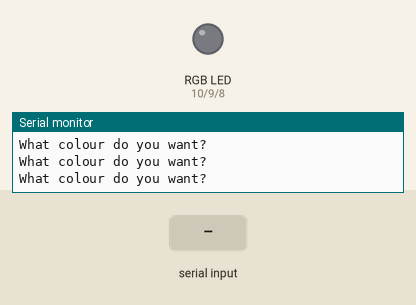
Simulated run of this sketch. Board: Arduino Uno, built with avr-gcc and run on an emulated ATmega328P. Parts: an RGB LED mixed from three pins (HIGH = lit), the last lines printed to the serial monitor. The inputs (shaded band) are chosen by the test bench.

Above: at 1.2 s.
1.3 s: "blue" received over Serial
At 2.8 s:
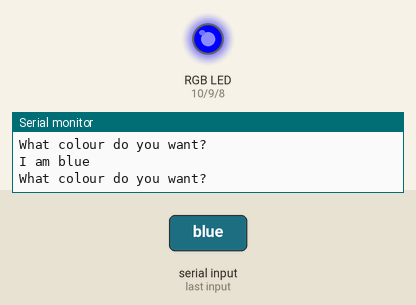
3.8 s: "green" received over Serial
At 5.1 s:
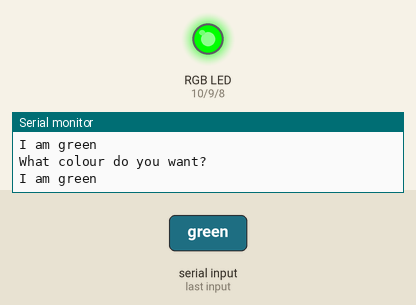
6.3 s: "red" received over Serial
At 8.7 s:
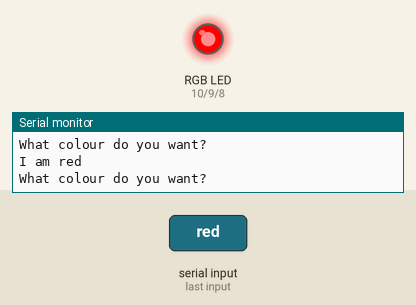
Timing chart, 0 to 10.2 s (numbered marks = the images above; inputs shaded):
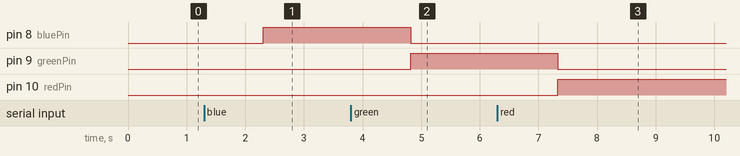

The sketch:

rgbLED.ino
```cpp
int bluePin=8;
int greenPin=9;
int redPin=10;
String mycolor;
String msg="What colour do you want?";

void setup()
{
  Serial.begin(9600);
  pinMode(redPin,OUTPUT);
  pinMode(bluePin,OUTPUT);
  pinMode(greenPin,OUTPUT);
}

void loop()
{
  Serial.println(msg);
  if(Serial.available()>0)
  {
    mycolor=Serial.readString();
    mycolor.trim();
  }
  if(mycolor=="blue")
  {
    Serial.println("I am blue");
    digitalWrite(bluePin,HIGH);
    digitalWrite(redPin,LOW);
    digitalWrite(greenPin,LOW);
  }
  if(mycolor=="green")
  {
    Serial.println("I am green");
    digitalWrite(redPin,LOW);
    digitalWrite(bluePin,LOW);
    digitalWrite(greenPin,HIGH);
  }
  if(mycolor=="red")
  {
    Serial.println("I am red");
    digitalWrite(bluePin,LOW);
    digitalWrite(redPin,HIGH);
    digitalWrite(greenPin,LOW);
  }
  if(mycolor=="off")
  {
    Serial.println("I am off");
    digitalWrite(redPin,LOW);
    digitalWrite(bluePin,LOW);
    digitalWrite(greenPin,LOW);
  }
}
```

Measured:
- after the input at 1.3 s, pin 8 (bluePin): LOW → HIGH after 1.0 s
- after the input at 3.8 s, pin 8 (bluePin): HIGH → LOW after 1.0 s; pin 9 (greenPin): LOW → HIGH after 1.0 s
- after the input at 6.3 s, pin 9 (greenPin): HIGH → LOW after 1.0 s; pin 10 (redPin): LOW → HIGH after 1.0 s
